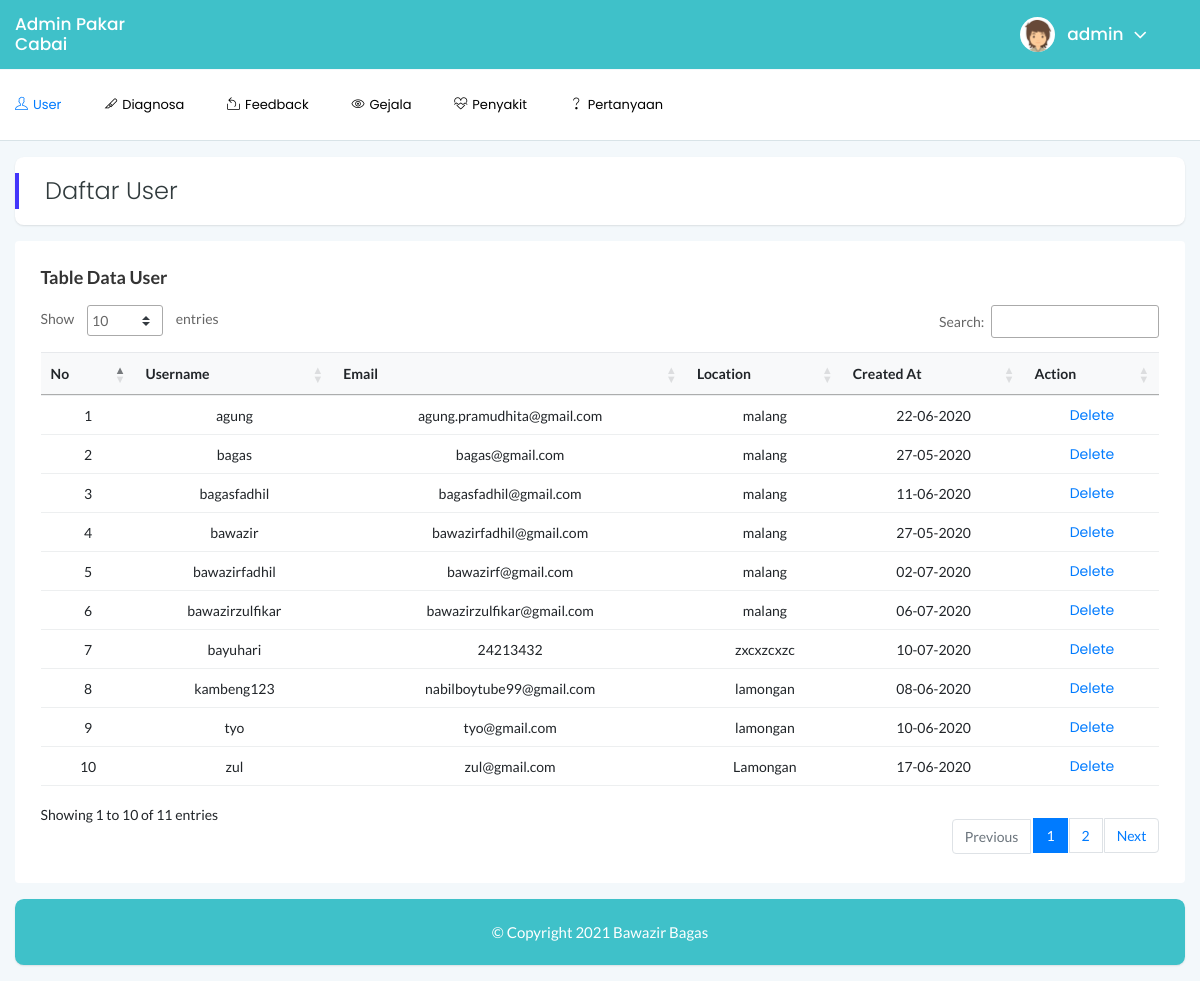
The app's page /index.php (signed in) with its own data.
### tables this page shows
CREATE TABLE `user` (
  `username` varchar(100) NOT NULL,
  `fullName` varchar(100) NOT NULL,
  `email` varchar(100) NOT NULL,
  `password` varchar(100) NOT NULL,
  `location` varchar(20) NOT NULL,
  `createdAt` varchar(100) NOT NULL,
  `updatedAt` varchar(100) NOT NULL
);

### index.php (the view, shortened to what this page needs)
    <!doctype html>
<html lang="en">
<head>
    <link rel="stylesheet" href="assets/css/bootstrap.min.css">
    <link rel="stylesheet" href="assets/css/font-awesome.min.css">
    <link rel="stylesheet" href="assets/css/themify-icons.css">
    <link rel="stylesheet" href="assets/css/metisMenu.css">
    <link rel="stylesheet" href="assets/css/owl.carousel.min.css">
    <link rel="stylesheet" href="assets/css/slicknav.min.css">
    <link rel="stylesheet" href="https://www.amcharts.com/lib/3/plugins/export/export.css" type="text/css" media="all" />
    <link rel="stylesheet" type="text/css" href="https://cdn.datatables.net/1.10.19/css/jquery.dataTables.css">
    <link rel="stylesheet" type="text/css" href="https://cdn.datatables.net/1.10.18/css/dataTables.bootstrap4.min.css">
    <link rel="stylesheet" type="text/css" href="https://cdn.datatables.net/responsive/2.2.3/css/responsive.bootstrap.min.css">
    <link rel="stylesheet" type="text/css" href="https://cdn.datatables.net/responsive/2.2.3/css/responsive.jqueryui.min.css">
    <link rel="stylesheet" href="assets/css/typography.css">
    <link rel="stylesheet" href="assets/css/default-css.css">
    <link rel="stylesheet" href="assets/css/styles.css">
    <link rel="stylesheet" href="assets/css/responsive.css">
    <link rel="stylesheet" href="assets/css/custom_style.css">
</head>
<body class="body-bg">
    <div class="horizontal-main-wrapper">
        <div class="mainheader-area prm_color">
            <div class="container">
                <div class="row align-items-center">
                    <div class="col-md-5">
                        <div class="logo">
                            <a href="#"><h3 class="user-name dropdown-toggle">Admin Pakar Cabai</h3></a>
                        </div>
                    </div>
                    <div class="col-md-7 clearfix text-right">
                        <div class="clearfix d-md-inline-block d-block">
                            <div class="user-profile m-0">
                                <img class="avatar user-thumb" src="assets/images/author/avatar.png" alt="avatar">
                                <h4 class="user-name dropdown-toggle" data-toggle="dropdown"><?php echo $_SESSION['username']; ?><i class="fa fa-angle-down"></i></h4>
                            </div>
                        </div>
                    </div>
                </div>
            </div>
        </div>
        <div class="header-area header-bottom">
            <div class="container">
                <div class="row align-items-center">
                    <div class="col-lg-9  d-none d-lg-block">
                        <div class="horizontal-menu">
                            <nav>
                                <ul id="nav_menu">
                                 <li class="active">
                                        <a href="index.php"><i class="ti-user"></i><span>User</span></a>
                                    </li>
                                     <li >
                                        <a href="diagnosa.php"><i class="ti-slice"></i><span>Diagnosa</span></a>
                                    </li>
                                    <li class="mega-menu">
                                        <a href="feedback.php"><i class="ti-share-alt"></i><span>Feedback</span></a>
                                    </li>
                                    <li class="mega-menu">
                                        <a href="gejala.php"><i class="ti-eye"></i><span>Gejala</span></a>
                                    </li>
                                    <li class="mega-menu">
                                        <a href="penyakit.php"><i class="ti-heart-broken"></i><span>Penyakit</span></a>
                                    </li>
                                    <li class="mega-menu">
                                        <a href="pertanyaan.php"><i class="ti-help"></i><span>Pertanyaan</span></a>
                                    </li>
                                </ul>
                            </nav>
                        </div>
                    </div>
                </div>
            </div>
        </div>
                    <div class="page-title-area mt-3 card_new">
                        <div class="row align-items-center">
                            <div class="col-sm-12">
                                <div class="breadcrumbs-area clearfix">
                                    <h4 class="page-title pull-left">Daftar User</h4>
                                </div>
                            </div>
                        </div>
                    </div>
                   <div class="col-xl-12 col-lg-12 mt-3">
                        <div class="card">
                            <div class="card-body">
                         <h4 class="header-title">Table Data User</h4>
                                <div  class="data-tables" >
                                    <table  id="dataTable" class="text-center" style="width: 100%">
                                    <thead class="bg-light text-capitalize">
                                    <tr>
                                    	<th>No</th>
                                        <th>Username</th>
                                        <th>Email</th>
                                        <th>Location</th>
                                        <th>Created At</th>
                                        <th>Action</th>
                                    </tr>
                                </thead>
                                <tbody>
                                    <?php
                                    include 'dbConfig/dbConn.php';
                                    $index = 1;
                                    $data = mysqli_query($conn,"select * from user");
                                    while($result = mysqli_fetch_array($data)){
                                    ?>
                                     <tr>
                                        <td><?php echo $index++; ?></td>
                                        <td><?php echo $result['username']; ?></td>
                                        <td><?php echo $result['email']; ?></td>
                                        <td><?php echo $result['location']; ?></td>
                                        <td><?php  echo date("d-m-Y", ($result['createdAt']/1000)) ?></td>
                                        <td><a href='index.php?username=<?php echo $result['username'] ?>'>Delete</a></td>
                                    </tr>
                                    <?php } ?>
                                 </tbody>
                            </table>
                          </div>
                        </div>
                    </div>
                </div>
        <footer>
            <div class="card_new mt-3 prm_color txt_footer mb-3">
                <p class="txt_footer">© Copyright 2021 Bawazir Bagas</a></p>
            </div>
        </footer>
    </div>
</body>
</html>

### assets/css/styles.css (style rules this page uses)
.card { border: none; border-radius: 4px; background-color: #fff; -webkit-transition: all 0.3s ease 0s; transition: all 0.3s ease 0s; }
.card-body { padding: 25.6px; padding: 1.6rem; }
.logo a { display: inline-block; max-width: 120px; }
.body-bg { background: #F3F8FB; }
.horizontal-main-wrapper { min-height: 100vh; }
.horizontal-main-wrapper .container { max-width: 1440px; }
.horizontal-main-wrapper .header-area, .horizontal-main-wrapper .mainheader-area { padding-left: 0; padding-right: 0; }
.mainheader-area { background: #fff; border-bottom: 1px solid #f3f8fb; padding-left: 15px; position: relative; z-index: 99; }
.horizontal-menu { position: relative; }
.horizontal-menu ul li { display: inline-block; position: relative; }
.horizontal-menu ul li a { display: block; font-size: 13px; padding: 10px 20px; color: #000000; text-transform: capitalize; }
.horizontal-menu ul li:hover>a, .horizontal-menu ul li.active>a { color: #007BFF; }
.horizontal-menu nav>ul>li:first-child>a { padding-left: 0; }
.horizontal-menu ul li a i { margin-right: 5px; }
.horizontal-menu .mega-menu { position: inherit; }
.slicknav_nav .slicknav_row, .slicknav_nav a { text-transform: capitalize; }
.slicknav_nav li i { width: 26px; display: inline-block; }
.header-area { padding: 15px 30px; background: #fff; border-bottom: 1px solid #d8e3e7; }
.page-title-area { padding: 0 30px; background: #fff; position: relative; }
.page-title-area:before { content: ''; position: absolute; left: 0; top: 50%; width: 4px; height: 36px; background: var(--primary-color); -webkit-transform: translateY(-50%); transform: translateY(-50%); }
.page-title { font-size: 24px; font-weight: 300; color: #313b3d; letter-spacing: 0; margin-right: 30px; }
.user-profile { margin-right: -30px; display: -webkit-box; display: -ms-flexbox; display: flex; -webkit-box-align: center; -ms-flex-align: center; align-items: center; -ms-flex-wrap: wrap; flex-wrap: wrap; padding: 17px 38px; position: relative; }
.user-profile img.avatar { height: 35px; width: 35px; border-radius: 50%; margin-right: 12px; }
.user-name { font-size: 17px; font-weight: 500; color: #fff; letter-spacing: 0; cursor: pointer; -webkit-user-select: none; -moz-user-select: none; -ms-user-select: none; user-select: none; }
.user-name i { margin-left: 10px; font-size: 21px; vertical-align: middle; position: relative; }
.notification-area .dropdown-toggle, .user-name.dropdown-toggle { position: relative; }
.notification-area .dropdown-toggle:after, .user-name.dropdown-toggle:after { display: none; }
.header-title { font-family: 'Lato', sans-serif; font-size: 18px; font-weight: 600; letter-spacing: 0; color: #333; text-transform: capitalize; margin-bottom: 17px; }
table tr th { border-bottom: none; }
table tr th, table tr td { border-top: 1px solid rgba(120, 130, 140, 0.13) !important; }
table.dataTable.no-footer { border-bottom: 1px solid rgba(120, 130, 140, 0.13) !important; }
table.dataTable thead th, table.dataTable thead td { border-bottom-color: transparent; }

### assets/css/custom_style.css (style rules this page uses)
.prm_color { background-color: #3fc1c9 !important; }
.card_new { background: #fff; transition: .5s; border: 0; border-radius: .55rem; position: relative; box-shadow: 0 1px 2px 0 rgba(0,0,0,0.1); padding-top: 20px; padding-bottom: 20px; margin-left: 15px; margin-right: 15px; }
.txt_footer { text-align: center; color: #fff; }

### records on screen
user: username "agung", email "agung.pramudhita@gmail.com", location "malang", createdAt "22-06-2020"
user: username "bagas", email "bagas@gmail.com", location "malang", createdAt "27-05-2020"
user: username "bagasfadhil", email "bagasfadhil@gmail.com", location "malang", createdAt "11-06-2020"
user: username "bawazir", email "bawazirfadhil@gmail.com", location "malang", createdAt "27-05-2020"
user: username "bawazirfadhil", email "bawazirf@gmail.com", location "malang", createdAt "02-07-2020"
user: username "bawazirzulfikar", email "bawazirzulfikar@gmail.com", location "malang", createdAt "06-07-2020"
user: username "bayuhari", email "24213432", location "zxcxzcxzc", createdAt "10-07-2020"
user: username "kambeng123", email "nabilboytube99@gmail.com", location "lamongan", createdAt "08-06-2020"
user: username "tyo", email "tyo@gmail.com", location "lamongan", createdAt "10-06-2020"
user: username "zul", email "zul@gmail.com", location "Lamongan", createdAt "17-06-2020"

### other values on screen
$_SESSION['username'] "admin"
